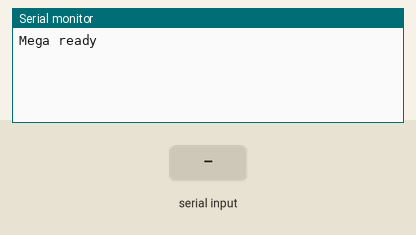
Recording of a sketch running on a simulated Arduino Mega 2560, built with avr-gcc and run on an emulated ATmega2560. Shown: the last lines printed to the serial monitor. The inputs (shaded band) are chosen by the test bench.

Above: at 1.2 s.
1.3 s: "STOP\n" received over the second serial link
At 2.2 s:
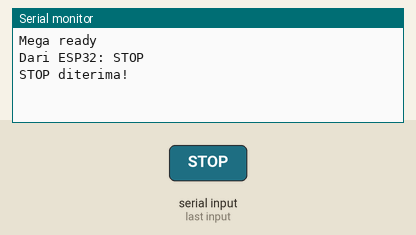
2.8 s: "1\n" received over the second serial link
At 3.7 s:
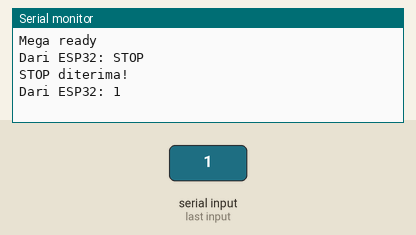

The sketch:

sketch_jan7b.ino
```cpp
void setup() {
  Serial.begin(9600);
  Serial1.begin(9600); // RX1=19 TX1=18
  Serial.println("Mega ready");
}

void loop() {
  if (Serial1.available()) {
    String s = Serial1.readStringUntil('\n');
    s.trim();
    Serial.print("Dari ESP32: ");
    Serial.println(s);

    if (s == "STOP") {
      // aksi stop kamu di sini
      Serial.println("STOP diterima!");
    }
  }
}
```

Measured:
- after the input at 1.3 s, the serial monitor: prints a new line at once (image 1)
- after the input at 2.8 s, the serial monitor: prints a new line at once (image 2)
